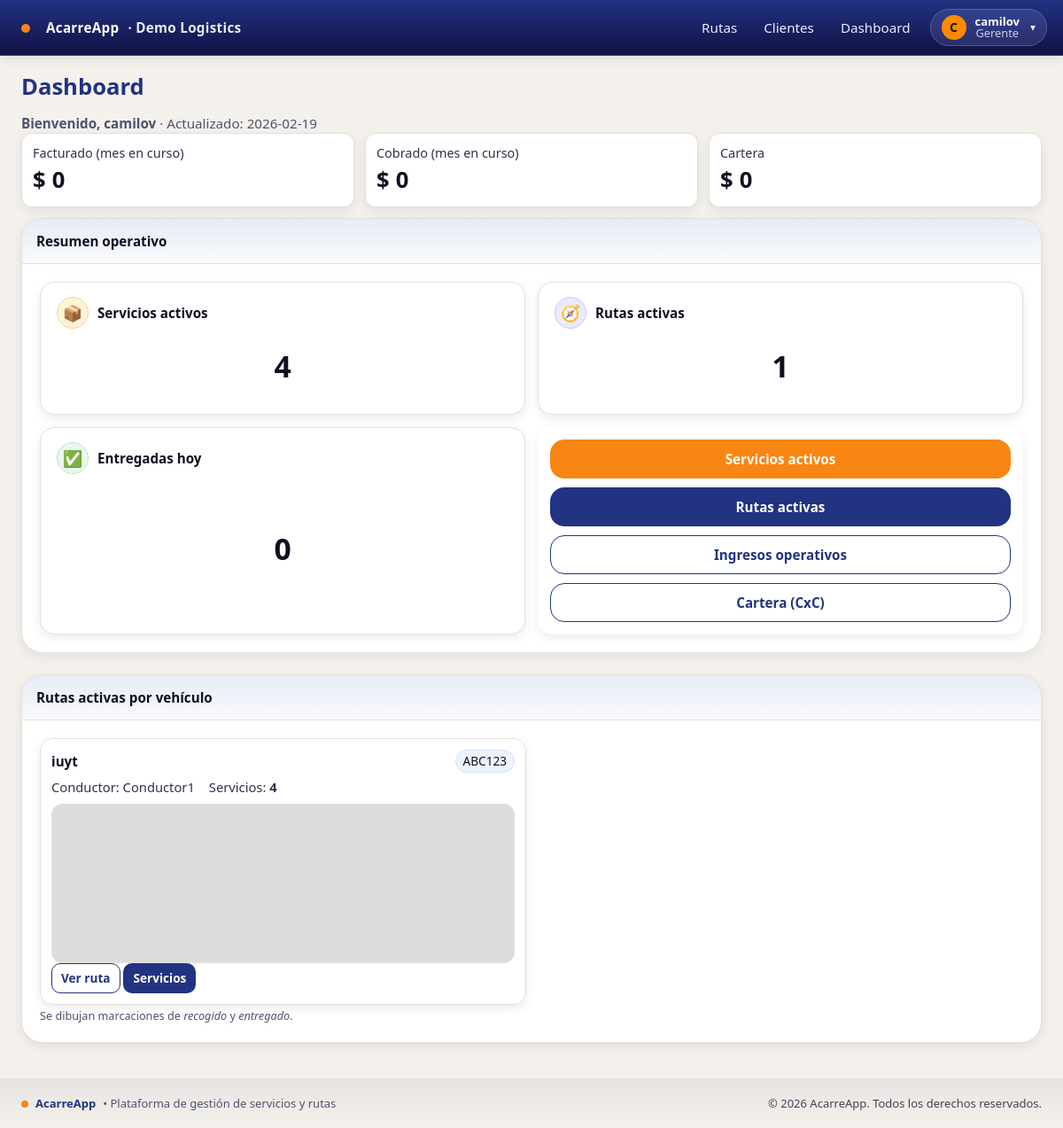
/dashboard/ (signed in), run on an earlier commit of the app's database.
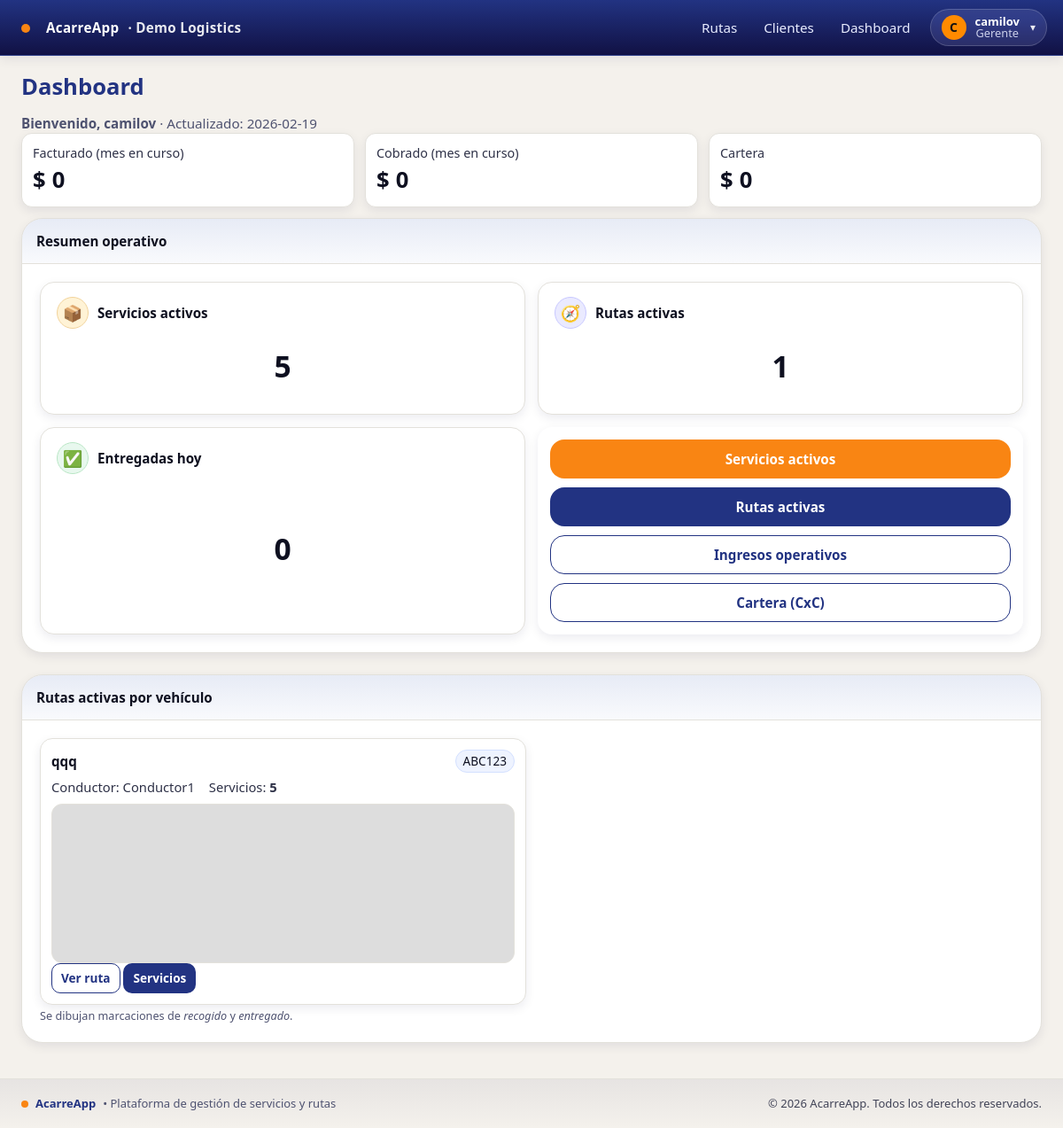
And on a later commit of the database.
### rutas/models.py (models this page shows, shortened)
class Ruta(models.Model):
    empresa = models.ForeignKey(Empresa, on_delete=models.CASCADE)
    fecha_salida = models.DateField()
    vehiculo = models.ForeignKey(Vehiculo, on_delete=models.PROTECT)
    conductor = models.ForeignKey(User, on_delete=models.PROTECT)
    base_efectivo = models.DecimalField(max_digits=10, decimal_places=2, default=200000)
    estado = models.CharField(max_length=20, choices=[('ACTIVA', 'Activa'), ('CERRADA', 'Cerrada')], default='ACTIVA')
    nombre = models.CharField(max_length=150, blank=True, help_text="Ej: Jardin - Medellin - Jardin")
    created_at = models.DateTimeField(auto_now_add=True)

### empresa/models.py (models this page shows, shortened)
class Vehiculo(models.Model):
    empresa = models.ForeignKey(Empresa, on_delete=models.PROTECT)
    placa = models.CharField(max_length=15)
    marca = models.CharField(max_length=60, blank=True)
    modelo = models.CharField(max_length=60, blank=True)
    activo = models.BooleanField(default=True)
    class Meta:
        unique_together = [('empresa','placa')]
        ordering = ['placa']

### dashboard/views.py (the view)
# urls.py: path("", views.DashboardHomeView.as_view(), name="home"),
class DashboardHomeView(GerenteRequiredMixin, TemplateView):
    template_name = "dashboard/index.html"
    def get_context_data(self, **kwargs):
        ctx = super().get_context_data(**kwargs)
        hoy = localdate()
        primer_dia_mes = date(hoy.year, hoy.month, 1)
        serv_empresa = _empresa_serv_qs()
        serie_mes = serv_empresa.filter(ruta__fecha_salida__range=(primer_dia_mes, hoy))
        fact = serie_mes.aggregate(t=Coalesce(Sum("valor"), 0))["t"] or 0
        cob  = serie_mes.aggregate(t=Coalesce(Sum("anticipo"), 0))["t"] or 0
        servicios_activos = _servicios_no_entregados(serv_empresa).filter(
            ruta__in=_rutas_activas_qs()
        ).count()
        rutas_activas = _rutas_activas_count()
        serv_hoy_base = _filter_day(serv_empresa, "ruta__fecha_salida", Ruta, "fecha_salida", hoy)
        pendientes_hoy = _servicios_no_entregados(serv_hoy_base).count()
        entregadas_hoy = _servicios_entregados_hoy(serv_empresa, hoy).count()
        u = self.request.user
        nombre_usuario = (f"{getattr(u,'first_name','')} {getattr(u,'last_name','')}".strip()
                          or getattr(u, "username", ""))
        ctx.update({
            "hoy": hoy,
            "kpi_facturado": int(fact),
            "kpi_cobrado": int(cob),
            "kpi_cartera": int(fact) - int(cob),
            "servicios_activos": servicios_activos,
            "rutas_activas": rutas_activas,
            "pendientes_hoy": pendientes_hoy,
            "entregadas_hoy": entregadas_hoy,
            "nombre_usuario": nombre_usuario,
            "rutas_cards": _rutas_activas_cards(limit=6),
        })
        return ctx

### acarreapp/context_processors.py (called while the page is built)
def vapid_public_key(request):
    return {"VAPID_PUBLIC_KEY": settings.VAPID_PUBLIC_KEY}

### acarreapp/tenancy.py (called while the page is built)
def set_current_empresa(empresa):
    _state.empresa = empresa

def get_current_empresa():
    return getattr(_state, 'empresa', None)

def empresa_context(request):
    return {'empresa_actual': get_current_empresa()}

### dashboard/views.py (called while the page is built)
def _empresa_serv_qs():
    emp = get_current_empresa()
    qs = Servicio.objects.select_related("ruta", "cliente", "ruta__conductor")
    return qs.filter(ruta__empresa=emp) if emp else qs.none()

def _rutas_qs_base():
    qs = Ruta.objects.select_related("vehiculo", "conductor")
    emp = get_current_empresa()
    if emp:
        qs = qs.filter(empresa=emp)
    return qs

def _rutas_activas_qs():
    qs = _rutas_qs_base()
    if hasattr(Ruta, "estado"):
        qs = qs.filter(estado="ACTIVA")
    elif hasattr(Ruta, "cerrada"):
        qs = qs.filter(cerrada=False)
    return qs

def _rutas_activas_count():
    return _rutas_activas_qs().count()

def _servicios_no_entregados(qs):
    if hasattr(Servicio, "entregado"):
        return qs.filter(entregado=False)
    return qs.filter(entregado_en__isnull=True)

### templates/dashboard/index.html (shortened to what this page needs)
{% extends "base.html" %}
{% load humanize l10n %}
{% block content %}
<header class="mb-2">
  <h1 class="m-0">Dashboard</h1>
  <div class="text-muted" style="margin-top:2px;">
    <strong>Bienvenido, {{ nombre_usuario }}</strong> · Actualizado: {{ hoy|date:"Y-m-d" }}
  </div>
</header>
<div class="kpi-deck">
  <div class="kpi-card">
    <div class="kpi-label">Facturado (mes en curso)</div>
    <div class="kpi-value">$ {{ kpi_facturado|intcomma }}</div>
  </div>
  <div class="kpi-card">
    <div class="kpi-label">Cobrado (mes en curso)</div>
    <div class="kpi-value">$ {{ kpi_cobrado|intcomma }}</div>
  </div>
  <div class="kpi-card">
    <div class="kpi-label">Cartera</div>
    <div class="kpi-value">$ {{ kpi_cartera|intcomma }}</div>
  </div>
</div>
<div style="height:12px;"></div>
<section class="card">
  <div class="card-header">Resumen operativo</div>
  <div class="card-body">
    <div class="ops-grid">
      <a class="stat" href="{% url 'rutas:list' %}?activas=1" aria-label="Servicios activos">
        <div class="stat-head">
          <span class="stat-icon bg-amber">📦</span>
          <span class="stat-title">Servicios activos</span>
        </div>
        <div class="stat-number">{{ servicios_activos }}</div>
      </a>
      <a class="stat" href="{% url 'rutas:list' %}?activas=1" aria-label="Rutas activas">
        <div class="stat-head">
          <span class="stat-icon bg-indigo">🧭</span>
          <span class="stat-title">Rutas activas</span>
        </div>
        <div class="stat-number">{{ rutas_activas }}</div>
      </a>
      <div class="stat" aria-label="Entregadas hoy">
        <div class="stat-head">
          <span class="stat-icon bg-green">✅</span>
          <span class="stat-title">Entregadas hoy</span>
        </div>
        <div class="stat-number">{{ entregadas_hoy }}</div>
      </div>
      <div class="stat-actions">
        <a class="btn btn-accent btn-block"  href="{% url 'rutas:list' %}?activas=1">Servicios activos</a>
        <a class="btn btn-primary btn-block" href="{% url 'rutas:list' %}?activas=1">Rutas activas</a>
        <a class="btn btn-outline btn-block" href="{% url 'dashboard:operacion' %}">Ingresos operativos</a>
        <a class="btn btn-outline btn-block" href="{% url 'dashboard:cartera' %}">Cartera (CxC)</a>
      </div>
    </div>
  </div>
</section>
<div style="height:24px;"></div>
{% if rutas_cards %}
<section class="card">
  <div class="card-header">Rutas activas por vehículo</div>
  <div class="card-body">
    <div class="routes-grid">
      {% for r in rutas_cards %}
      <div class="route-mini">
        <div class="route-top">
          <div class="route-title">{{ r.nombre }}</div>
          <div class="route-chip">{{ r.placa }}</div>
        </div>
        <div class="route-meta">
          <span>Conductor: {{ r.conductor|default:"—" }}</span>
          <span>Servicios: <strong>{{ r.servicios_total }}</strong></span>
        </div>
        <div id="map-route-{{ r.id }}" class="mini-map" aria-label="Mapa de {{ r.nombre }}"></div>
        <div class="route-actions">
          <a class="btn btn-sm btn-outline" href="{% url 'dashboard:ruta_recorrido' r.id %}">Ver ruta</a>
          <a class="btn btn-sm btn-outline-primary" href="{% url 'servicios:por_ruta' r.id %}">Servicios</a>
        </div>
      </div>
      {% endfor %}
    </div>
    <small class="text-muted">Se dibujan marcaciones de <em>recogido</em> y <em>entregado</em>.</small>
  </div>
</section>
{% endif %}
{% endblock %}
{% block extra_css %}
<link rel="stylesheet" href="https://unpkg.com/leaflet@1.9.4/dist/leaflet.css">
{% endblock %}

What changed in the data, as far as the page shows it:
no longer on this page (row edited): Ruta: nombre "iuyt"
added Ruta: nombre "qqq"
Also different on the page:
{{ servicios_activos }}: "4" → "5"
new list line: "ABC123"
new list line: "Conductor: Servicios: 5 Ver ruta Servicios"
new list line: "Conductor1"
list line gone: "ABC123"
list line gone: "Conductor: Servicios: 4 Ver ruta Servicios"
list line gone: "Conductor1"
